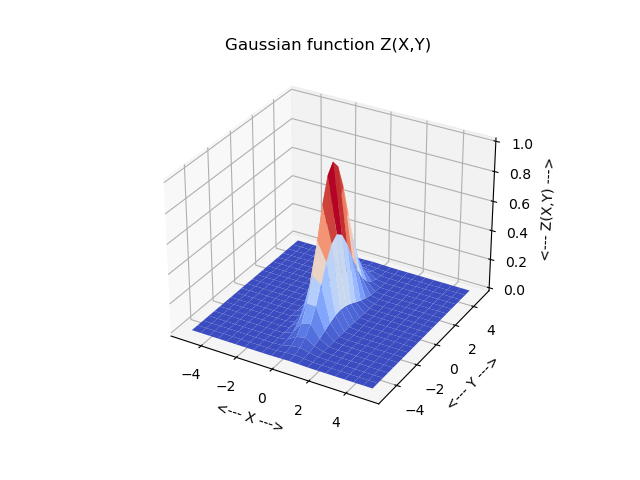

This figure's Python source:
#! /usr/bin/env python3
#
def gaussian_2d_test ( ):

#*****************************************************************************80
#
## gaussian_2d_test() tests gaussian_2d().
#
#  Licensing:
#
#    This code is distributed under the MIT license.
#
#  Modified:
#
#    22 August 2023
#
#  Author:
#
#    John Burkardt
#
  from matplotlib import cm
  from mpl_toolkits.mplot3d import Axes3D
  import matplotlib.pyplot as plt
  import numpy as np
  import platform

  print ( '' )
  print ( 'gaussian_2d_test():' )
  print ( '  python version: ' + platform.python_version ( ) )
  print ( '  numpy version:  ' + np.version.version )
  print ( '  gaussian_2d() evaluates a general gaussian' )
  print ( '  function of a 2D argument.' )
#
  c = 1.0

  x = np.linspace ( -5.0, 5.0, 21 )
  y = np.linspace ( -5.0, 5.0, 21 )
  X, Y = np.meshgrid ( x, y )

  xmu = 0.0
  ymu = 0.0

  xsigma = 1.0
  ysigma = 2.0

  A = np.array ( [ \
    [ 5, 1 ], \
    [ 1, 2 ] ], dtype = float )

  Z = gaussian_2d ( c, X, Y, xmu, ymu, xsigma, ysigma, A )

  plt.clf ( )
  fig = plt.figure ( )
  ax = fig.add_subplot ( 111, projection='3d' )
  ax.plot_surface ( X, Y, Z, \
    cmap = cm.coolwarm, edgecolor = 'none' )
  ax.set_title ( 'Gaussian function Z(X,Y)' )
  ax.set_xlabel ( '<--- X --->' )
  ax.set_ylabel ( '<--- Y --->' )
  ax.set_zlabel ( '<--- Z(X,Y) --->' )
  filename = 'gaussian_2d.png'
  plt.savefig ( filename )
  print ( '  Graphics saved as "' + filename + '"' )
  plt.show ( block = False )
  plt.close ( )
#
#  Terminate.
#
  print ( '' )
  print ( 'gaussian_2d_test():' )
  print ( '  Normal end of execution.' )

  return

def gaussian_2d ( c, X, Y, xmu, ymu, xsigma, ysigma, A ):

#*****************************************************************************80
#
## gaussian_2d() evaluates a Gaussian function of a 2D argument.
#
#  Licensing:
#
#    This code is distributed under the MIT license.
#
#  Modified:
#
#    22 August 2023
#
#  Author:
#
#    John Burkardt
#
#  Input:
#
#    real C, the multiplier.
#
#    real X(M,N), Y(M,N), the evaluation points.
#
#    real XMU, YMU, the mean or center of the gaussian function.
#
#    real XSIGMA, YSIGMA, the variance.
#
#    real A(2,2), a symmetric positive definite (SPD) matrix.
#
#  Output:
#
#    real Z(M,N), the value of the gaussian function.
#
  import numpy as np

  m, n = X.shape

  x = np.reshape ( X, m * n )
  y = np.reshape ( Y, m * n )
#
#  v is a 2 * m*n array.
#
  v = np.array ( \
    [ ( x - xmu ) / xsigma, \
      ( y - ymu ) / ysigma ] )
#
#  Av = A * v is a 2 * m*n array.
#
  Av = np.dot ( A, v )
#
#  vtAv = A * v is a 1 * m*n array.
#
  vtAv = v[0,:] * Av[0,:] + v[1,:] * Av[1,:]

  z = c * np.exp ( - 0.5 * vtAv )

  Z = np.reshape ( z, ( m, n ) )

  return Z

def timestamp ( ):

#*****************************************************************************80
#
## timestamp() prints the date as a timestamp.
#
#  Licensing:
#
#    This code is distributed under the MIT license. 
#
#  Modified:
#
#    21 August 2019
#
#  Author:
#
#    John Burkardt
#
  import time

  t = time.time ( )
  print ( time.ctime ( t ) )

  return

if ( __name__ == '__main__' ):
  timestamp ( )
  gaussian_2d_test ( )
  timestamp ( )
